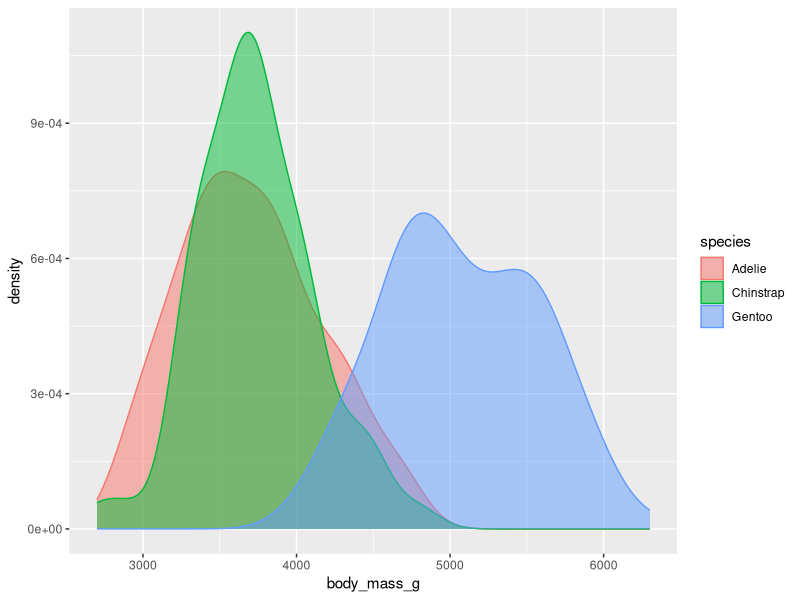
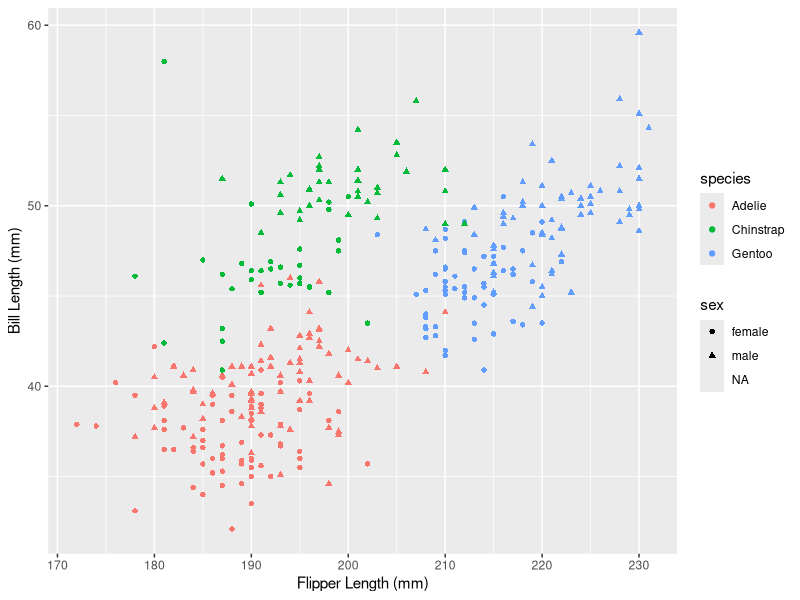

Write R code to recreate these figures, in order.
## ---- chunk 1
knitr::opts_chunk$set(echo = TRUE)
## ---- chunk 2
# load the tidyverse package and the penguins package
library(tidyverse)
library(palmerpenguins)
## ---- chunk 3
# histogram of the body mass column
ggplot(penguins, aes(body_mass_g, color = species, fill = species)) +
  geom_density(alpha = .5)
## ---- chunk 4
# scatterplot of flipper length vs. bill length
# see if you can figure out how to make the markers different colors based on species
ggplot(penguins, aes(flipper_length_mm, bill_length_mm, color = species, shape = sex)) +
  geom_point() +
  xlab("Flipper Length (mm)") +
  ylab("Bill Length (mm)")
